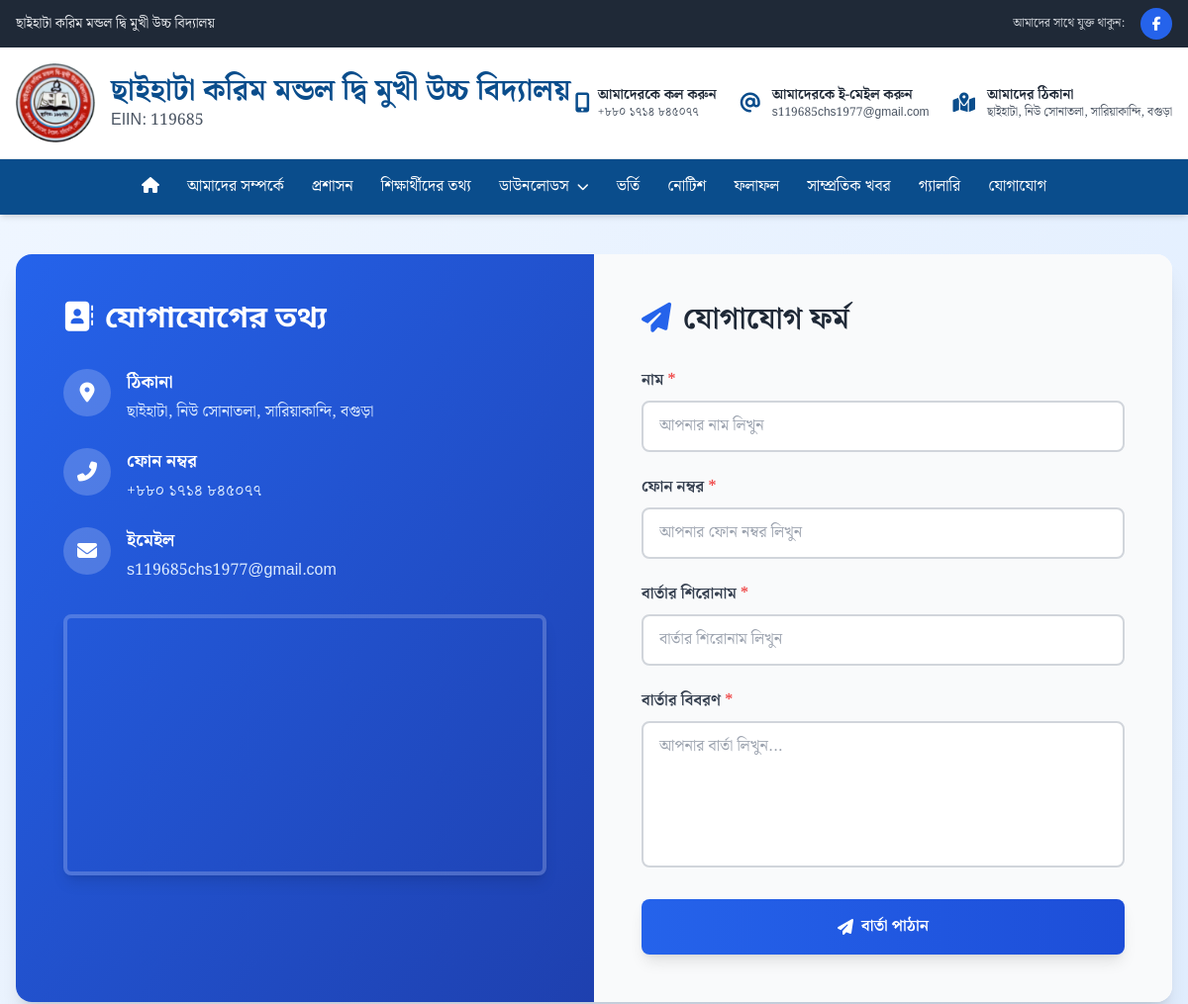
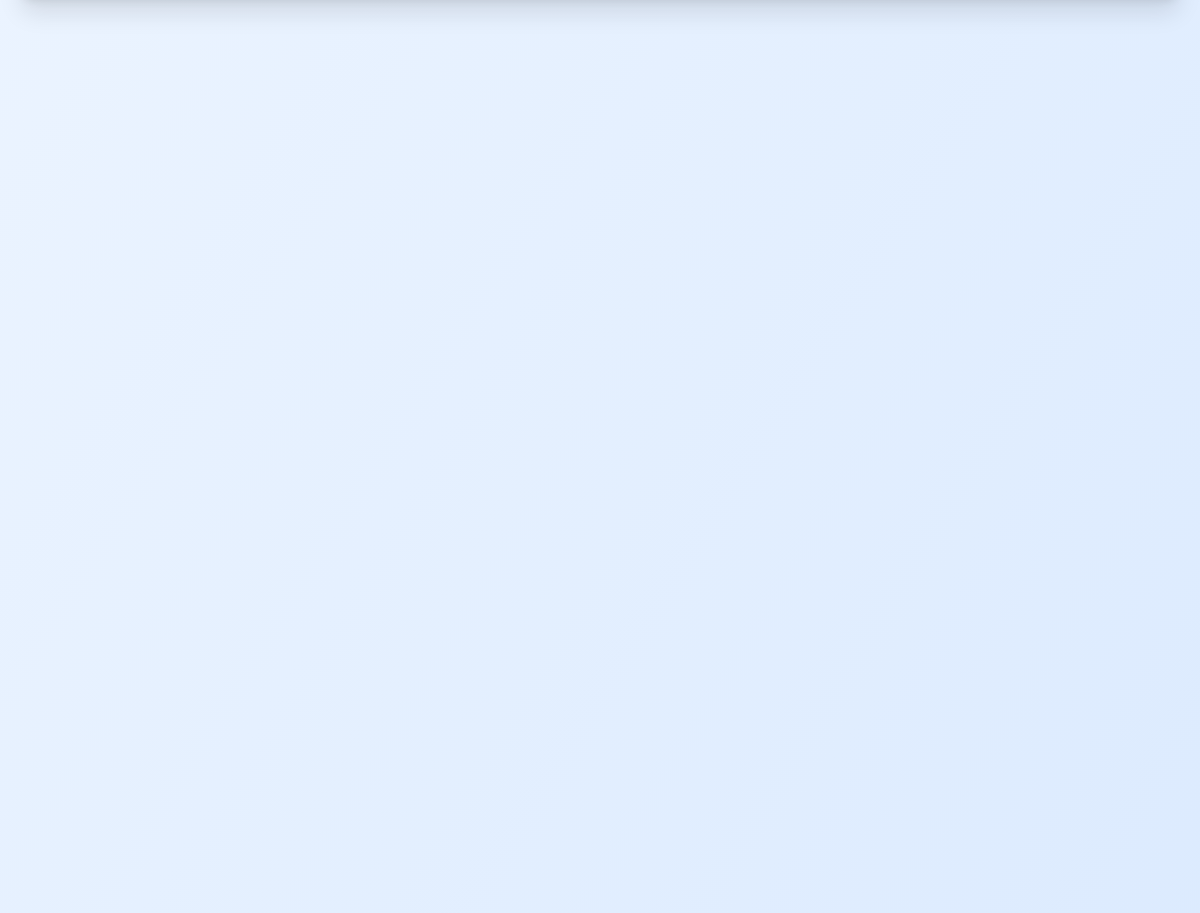
Page /contact/ on the committed database (2 pictures, top to bottom).
### web/models.py (models this page shows, shortened)
class TimeStampModel(models.Model):
    created_at = models.DateTimeField(auto_now_add=True)
    updated_at = models.DateTimeField(auto_now=True)
    class Meta:
        abstract = True

class SchoolInfo(TimeStampModel):
    name = models.CharField(max_length=255, verbose_name="School Name")
    address = models.TextField()
    email = models.EmailField()
    phone = models.CharField(max_length=20)
    logo = models.ImageField(upload_to='school/', help_text="Upload the main logo for the navbar.")
    favicon = models.ImageField(upload_to='school/', blank=True, null=True, help_text="Upload a .ico or .png file for the browser tab icon.")
    established_year = models.CharField(max_length=4)
    description = models.TextField(null=True, blank=True, verbose_name="School Description")
    history = models.TextField(null=True, blank=True, verbose_name="School History")
    vision = models.TextField(null=True, blank=True, verbose_name="School Vision")
    mission = models.TextField(null=True, blank=True, verbose_name="School Mission")
    reg_no = models.CharField(max_length=100, blank=True, null=True, verbose_name="Registration Number")
    facebook_url = models.URLField(max_length=255, blank=True, null=True, verbose_name="Facebook URL")
    instagram_url = models.URLField(max_length=255, blank=True, null=True, verbose_name="Instagram URL")
    youtube_url = models.URLField(max_length=255, blank=True, null=True, verbose_name="YouTube URL")
    linkedin_url = models.URLField(max_length=255, blank=True, null=True, verbose_name="LinkedIn URL")
    class Meta:
        verbose_name_plural = 'স্কুলের তথ্য'

class ContactInfo(TimeStampModel):
    title = models.CharField(max_length=200, verbose_name='শিরোনাম')
    address = models.TextField(verbose_name='ঠিকানা')
    phone = models.CharField(max_length=30, verbose_name='ফোন নম্বর')
    email = models.EmailField(verbose_name='ইমেইল')
    map_embed = models.TextField(blank=True, verbose_name='গুগল ম্যাপ এম্বেড কোড', help_text='গুগল ম্যাপ এম্বেড কোড (ঐচ্ছিক)')
    is_active = models.BooleanField(default=True, verbose_name='সক্রিয়')
    class Meta:
        verbose_name = 'যোগাযোগের তথ্য'
        verbose_name_plural = 'যোগাযোগের তথ্যসমূহ'

### web/views.py (the view)
# urls.py: path('contact/', contact, name='contact'),
def contact(request):
    contact_info = ContactInfo.objects.filter(is_active=True).first()
    return render(request, 'website/contact.html', {
        'contact_info': contact_info
    })

### web/context_processors.py (called while the page is built)
def school_info_processor(request):
    school_info = SchoolInfo.objects.first()
    latest_notices = Notice.objects.filter(is_active=True).order_by('-created_at')[:3]
    return {
        'school_info': school_info,
        'latest_notices': latest_notices
    }

### template/website/contact.html (shortened to what this page needs)
{% extends 'website/base.html' %}
{% block content %}
<div class="bg-gradient-to-br from-blue-50 to-blue-100 min-h-screen py-10">
  <div class="container max-w-[90rem] mx-auto px-4">
    <div class="bg-white rounded-2xl shadow-xl overflow-hidden">
      <div class="grid grid-cols-1 lg:grid-cols-2">
        <div class="bg-gradient-to-br from-blue-600 to-blue-800 text-white p-8 md:p-12">
          <h2 class="sans text-3xl font-semibold mb-8 flex items-center gap-3">
            <span class="inline-block"><i class="fas fa-address-book"></i></span>
            যোগাযোগের তথ্য
          </h2>
          {% if contact_info %}
            <div class="space-y-6 mb-8">
              <div class="flex items-start gap-4">
                <div class="w-12 h-12 bg-white bg-opacity-20 rounded-full flex items-center justify-center flex-shrink-0">
                  <i class="fas fa-map-marker-alt text-xl"></i>
                </div>
                <div>
                  <h3 class="font-semibold text-lg mb-1">ঠিকানা</h3>
                  <p class="text-blue-100">{{ contact_info.address }}</p>
                </div>
              </div>
              <div class="flex items-start gap-4">
                <div class="w-12 h-12 bg-white bg-opacity-20 rounded-full flex items-center justify-center flex-shrink-0">
                  <i class="fas fa-phone-alt text-xl"></i>
                </div>
                <div>
                  <h3 class="font-semibold text-lg mb-1">ফোন নম্বর</h3>
                  <p class="text-blue-100">{{ contact_info.phone }}</p>
                </div>
              </div>
              <div class="flex items-start gap-4">
                <div class="w-12 h-12 bg-white bg-opacity-20 rounded-full flex items-center justify-center flex-shrink-0">
                  <i class="fas fa-envelope text-xl"></i>
                </div>
                <div>
                  <h3 class="font-semibold text-lg mb-1">ইমেইল</h3>
                  <p class="text-blue-100">{{ contact_info.email }}</p>
                </div>
              </div>
            </div>
            {% if contact_info.map_embed %}
            <div class="rounded-lg overflow-hidden shadow-lg border-4 border-white border-opacity-20">
              <div class="aspect-w-16 aspect-h-9 h-64">
                {{ contact_info.map_embed|safe }}
              </div>
            </div>
            {% endif %}
          {% else %}
            <div class="text-red-200 bg-red-500 bg-opacity-20 p-4 rounded-lg">
              <i class="fas fa-exclamation-triangle mr-2"></i>
              কোনো যোগাযোগের তথ্য পাওয়া যায়নি।
            </div>
          {% endif %}
        </div>
        <div class="p-8 md:p-12 bg-gray-50">
          <h2 class="text-3xl font-bold text-gray-800 mb-8 flex items-center gap-3">
            <span class="inline-block text-blue-600"><i class="fas fa-paper-plane"></i></span>
            যোগাযোগ ফর্ম
          </h2>
          <form id="contactForm" class="space-y-6">
            <div>
              <label class="block mb-2 font-semibold text-gray-700" for="name">
                নাম <span class="text-red-500">*</span>
              </label>
              <input
                type="text"
                id="name"
                name="name"
                class="w-full px-4 py-3 border-2 border-gray-300 rounded-lg focus:outline-none focus:border-blue-500 focus:ring-2 focus:ring-blue-200 transition-all duration-200"
                required
                placeholder="আপনার নাম লিখুন"
              >
            </div>
            <div>
              <label class="block mb-2 font-semibold text-gray-700" for="phone">
                ফোন নম্বর <span class="text-red-500">*</span>
              </label>
              <input
                type="text"
                id="phone"
                name="phone"
                class="w-full px-4 py-3 border-2 border-gray-300 rounded-lg focus:outline-none focus:border-blue-500 focus:ring-2 focus:ring-blue-200 transition-all duration-200"
                required
                placeholder="আপনার ফোন নম্বর লিখুন"
              >
            </div>
            <div>
              <label class="block mb-2 font-semibold text-gray-700" for="title">
                বার্তার শিরোনাম <span class="text-red-500">*</span>
              </label>
              <input
                type="text"
                id="title"
                name="title"
                class="w-full px-4 py-3 border-2 border-gray-300 rounded-lg focus:outline-none focus:border-blue-500 focus:ring-2 focus:ring-blue-200 transition-all duration-200"
                required
                placeholder="বার্তার শিরোনাম লিখুন"
              >
            </div>
            <div>
              <label class="block mb-2 font-semibold text-gray-700" for="message">
                বার্তার বিবরণ <span class="text-red-500">*</span>
              </label>
              <textarea
                id="message"
                name="message"
                rows="5"
                class="w-full px-4 py-3 border-2 border-gray-300 rounded-lg focus:outline-none focus:border-blue-500 focus:ring-2 focus:ring-blue-200 transition-all duration-200 resize-none"
                required
                placeholder="আপনার বার্তা লিখুন..."
              ></textarea>
            </div>
            <button
              type="submit"
              class="w-full py-4 bg-gradient-to-r from-blue-600 to-blue-700 hover:from-blue-700 hover:to-blue-800 text-white font-bold rounded-lg transition-all duration-200 transform hover:scale-[1.02] shadow-lg hover:shadow-xl flex items-center justify-center gap-2"
            >
              <i class="fas fa-paper-plane"></i>
              বার্তা পাঠান
            </button>
          </form>
        </div>
      </div>
    </div>
  </div>
</div>
{% endblock %}

### template/website/include/navbar.html (shortened to what this page needs)
{% load static %}
<div class="bg-gray-800 text-white text-sm py-2 w-full">
  <div class="container mx-auto max-w-[90rem] px-4 flex justify-between items-center">
    <div class="flex-1">
      {% if latest_notices %}
      <marquee class="text-white text-sm font-medium" behavior="scroll" direction="left" scrollamount="4">
        <i class="fas fa-bell mr-2"></i>
        {% for notice in latest_notices %}
          <span class="inline-flex items-center">
            <span class="bg-red-500 text-white text-xs px-2 py-1 rounded-full mr-2">নোটিশ</span>
            {{ notice.short_description }}
          </span>
          {% if not forloop.last %}
            <span class="mx-4 text-yellow-300">
              <i class="fas fa-star"></i>
              <i class="fas fa-star"></i>
              <i class="fas fa-star"></i>
            </span>
          {% endif %}
        {% endfor %}
      </marquee>
      {% elif latest_notice %}
      <marquee class="text-white text-sm font-medium" behavior="scroll" direction="left" scrollamount="4">
        <i class="fas fa-bell mr-2"></i>সর্বশেষ নোটিশ: {{ latest_notice.short_description }}
      </marquee>
      {% elif school_info %}
      <span class="text-gray-200">{{ school_info.name }}</span>
      {% else %}
      <span class="text-gray-200">আমাদের ওয়েব সাইটে আপনাকে স্বাগতম</span>
      {% endif %}
    </div>
    {% if school_info %}
    <div class="flex items-center space-x-1 pl-5">
      <span class="text-gray-300 text-xs mr-3 hidden sm:inline">আমাদের সাথে যুক্ত থাকুন:</span>
      {% if school_info.facebook_url %}
      <a href="{{ school_info.facebook_url }}" target="_blank" rel="noopener noreferrer"
         class="w-8 h-8 bg-blue-600 hover:bg-blue-700 rounded-full flex items-center justify-center transition-all duration-300 transform hover:scale-110"
         title="Facebook">
        <i class="fab fa-facebook-f text-sm"></i>
      </a>
      {% endif %}
    </div>
    {% endif %}
  </div>
</div>
<div class="bg-white py-4 border-b w-full">
  <div class="container mx-auto max-w-[90rem] px-4 flex items-center justify-between">
    <div class="flex items-center">
      <a href="{% url 'home' %}" class="flex items-center">
        <img src="{{ school_info.logo.url }}" alt="Logo" class="w-20 h-20 mr-4" />
        <div class="flex flex-col">
          <span class="font-bold text-3xl text-[var(--color-primary)]">{{ school_info.name }}</span>
          {% if school_info.reg_no %}
          <span class="text-base text-gray-600 font-medium">{{ school_info.reg_no }}</span>
          {% endif %}
        </div>
      </a>
    </div>
    <div class="hidden md:flex items-center space-x-6">
      {% if school_info %}
      <div class="flex items-center space-x-2">
        <i class="fas fa-mobile-alt text-xl text-[var(--color-primary)]"></i>
        <div>
          <p class="text-sm font-semibold text-gray-800">আমাদেরকে কল করুন</p>
          <p class="text-xs text-gray-600">{{ school_info.phone }}</p>
        </div>
      </div>
      <div class="flex items-center space-x-3">
        <i class="fas fa-at text-xl text-[var(--color-primary)]"></i>
        <div>
          <p class="text-sm font-semibold text-gray-800">আমাদেরকে ই-মেইল করুন</p>
          <p class="text-xs text-gray-600">{{ school_info.email }}</p>
        </div>
      </div>
      <div class="flex items-center space-x-3">
        <i class="fas fa-map-marked-alt text-xl text-[var(--color-primary)]"></i>
        <div>
          <p class="text-sm font-semibold text-gray-800">আমাদের ঠিকানা</p>
          <p class="text-xs text-gray-600">{{ school_info.address }}</p>
        </div>
      </div>
      {% endif %}
    </div>
  </div>
</div>
<nav class="bg-[var(--color-primary)] text-white w-full" x-data="{ sidebarOpen: false }" @open-sidebar.window="sidebarOpen = true" @keydown.window.escape="sidebarOpen = false">
  <div class="container mx-auto max-w-[90rem] px-4 flex items-center justify-center">
    <ul class="hidden md:flex flex-row space-x-1 items-center">
        <li><a href="{% url 'home' %}" class="block py-4 px-3 rounded hover:bg-[var(--color-secondary)] transition-all ease-in-out duration-300" title="Home"><i class="fas fa-home"></i></a></li>
        <li><a href="{% url 'about' %}" class="block py-4 px-3 rounded hover:bg-[var(--color-secondary)] transition-all ease-in-out duration-300">আমাদের সম্পর্কে</a></li>
        <li><a href="{% url 'administration' %}" class="block py-4 px-3 rounded hover:bg-[var(--color-secondary)] transition-all ease-in-out duration-300">প্রশাসন</a></li>
        <li><a href="{% url 'students' %}" class="block py-4 px-3 rounded hover:bg-[var(--color-secondary)] transition-all ease-in-out duration-300">শিক্ষার্থীদের তথ্য</a></li>
        <li class="relative group">
            <a href="#" class="block py-4 px-3 rounded hover:bg-[var(--color-secondary)] transition-all ease-in-out duration-300 flex items-center gap-1">ডাউনলোডস<i class="fas fa-chevron-down text-xs ml-1"></i></a>
        </li>
        <li><a href="{% url 'admission_list' %}" class="block py-4 px-3 rounded hover:bg-[var(--color-secondary)] transition-all ease-in-out duration-300">ভর্তি</a></li>
        <li><a href="{% url 'notice_list' %}" class="block py-4 px-3 rounded hover:bg-[var(--color-secondary)] transition-all ease-in-out duration-300">নোটিশ</a></li>
        <li><a href="{% url 'result_list' %}" class="block py-4 px-3 rounded hover:bg-[var(--color-secondary)] transition-all ease-in-out duration-300">ফলাফল</a></li>
        <li><a href="{% url 'samprotik_khobor' %}" class="block py-4 px-3 rounded hover:bg-[var(--color-secondary)] transition-all ease-in-out duration-300">সাম্প্রতিক খবর</a></li>
        <li><a href="{% url 'gallery_list' %}" class="block py-4 px-3 rounded hover:bg-[var(--color-secondary)] transition-all ease-in-out duration-300">গ্যালারি</a></li>
        <li><a href="{% url 'contact' %}" class="block py-4 px-3 rounded hover:bg-[var(--color-secondary)] transition-all ease-in-out duration-300">যোগাযোগ</a></li>
    </ul>
  </div>
</nav>

### static/style.css (style rules this page uses)
:root { --color-bg: #f5f7fa; --color-primary: #0a4d8c; --color-secondary: #f9b233; --color-accent: #e63946; --color-text: #22223b; }
html, body { font-family: 'Noto Serif Bengali', Arial, serif; background: var(--color-bg); color: var(--color-text); margin: 0; padding: 0; }
.sans { font-family: "Noto Sans Bengali", sans-serif !important; }
.container { width: 90%; margin-left: auto; margin-right: auto; }
@media (min-width: 640px) { .container { width: 80%; } }
@media (min-width: 1024px) { .container { max-width: 1280px; width: 100%; } }

### template/website/contact.html (style rules this page uses)
.aspect-w-16 iframe { width: 100%; height: 100%; border: none; }

### rows in the picture
SchoolInfo: name "ছাইহাটা করিম মন্ডল দ্বি মুখী উচ্চ বিদ্যালয়", logo (picture), reg_no "EIIN: 119685", phone "+৮৮০ ১৭১৪ ৮৪৫০৭৭", email "s119685chs1977@gmail.com", address "ছাইহাটা, নিউ সোনাতলা, সারিয়াকান্দি, বগুড়া"
ContactInfo: address "ছাইহাটা, নিউ সোনাতলা, সারিয়াকান্দি, বগুড়া", phone "+৮৮০ ১৭১৪ ৮৪৫০৭৭", email "s119685chs1977@gmail.com"
